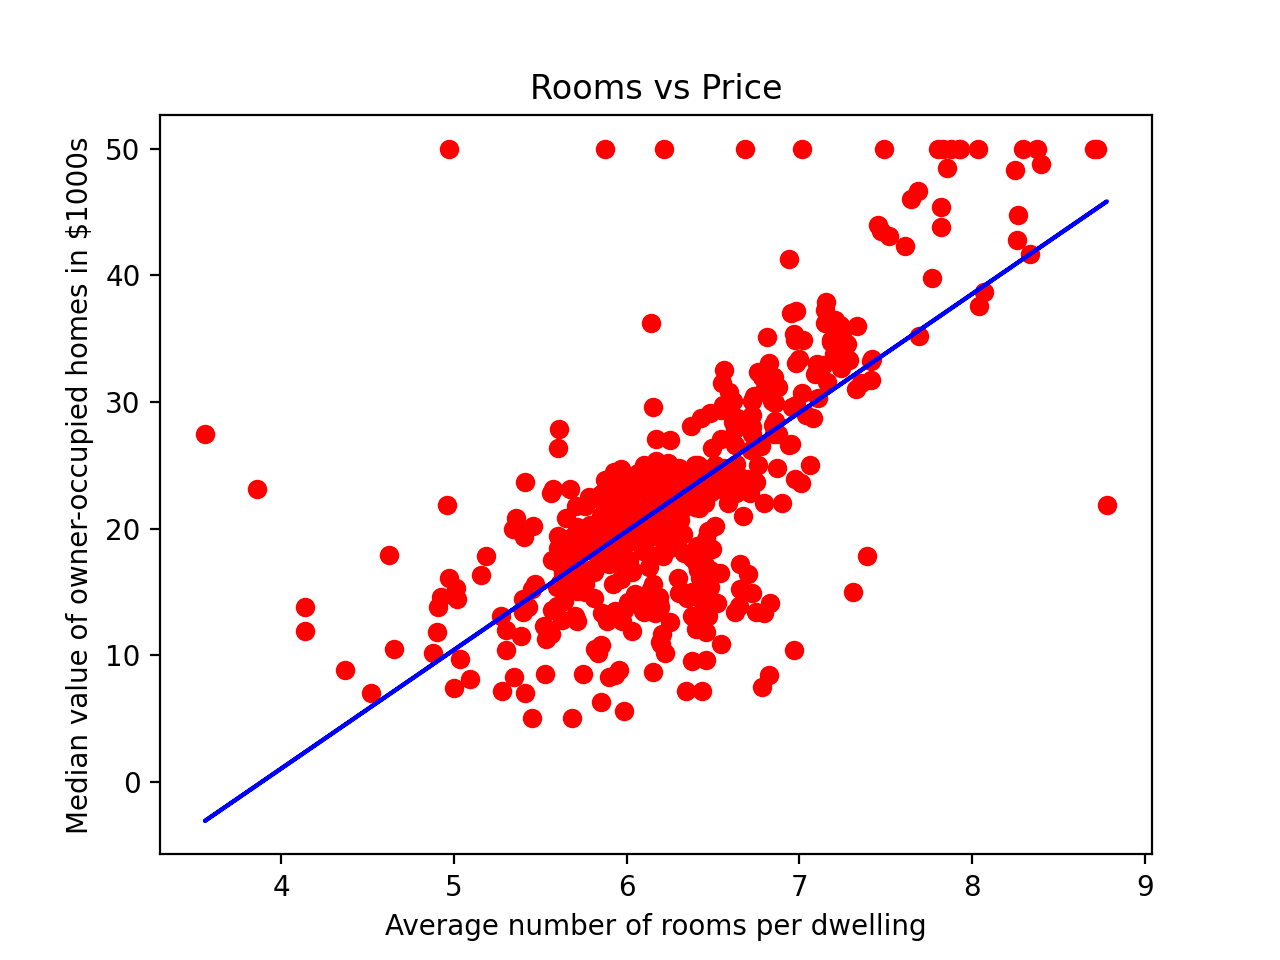

Source code (Python):
import pandas as pd
import numpy as np

from matplotlib import pyplot as plt
from sklearn.model_selection import train_test_split
from sklearn.linear_model import LinearRegression
from sklearn import metrics

class HousePrice:

    def __init__(self):
        self.df = pd.read_csv('housing.csv', names=['crim', 'zn', 'indus', 'chas', 'nox', 'rm', 'age', 'dis', 'rad', 'tax', 'ptratio', 'b', 'lstat', 'medv'])
        print(f'${len(self.df)} lines loaded')

    def plotGraph(self, regressor):
        x = self.df['rm'].values.reshape(-1, 1)
        y = self.df['medv'].values.reshape(-1, 1)

        plt.scatter(x, y, color='red')
        plt.plot(x, regressor.predict(x), color='blue')

        plt.title('Rooms vs Price')
        plt.xlabel('Average number of rooms per dwelling')
        plt.ylabel('Median value of owner-occupied homes in $1000s')
        plt.show()

    def prepare_X_y(self):
        X = self.df['rm'].values
        y = self.df['medv'].values
        return X, y

def test() -> None:
    houseprice = HousePrice()
    X, y = houseprice.prepare_X_y()
    X_train, X_test, y_train, y_test = train_test_split(X, y, test_size=0.2, random_state=0)

    X_train = X_train.reshape(-1, 1)
    y_train = y_train.reshape(-1, 1)
    X_test = X_test.reshape(-1, 1)

    regressor = LinearRegression()
    regressor.fit(X_train, y_train)
    y_pred = regressor.predict(X_test)
    
    print('RMSE score: ', np.sqrt(metrics.mean_squared_error(y_test, y_pred)))
    print('R-squared score: ', metrics.r2_score(y_test, y_pred, sample_weight=None, multioutput='uniform_average'))

    houseprice.plotGraph(regressor)

    
if __name__ == "__main__":
    test()
